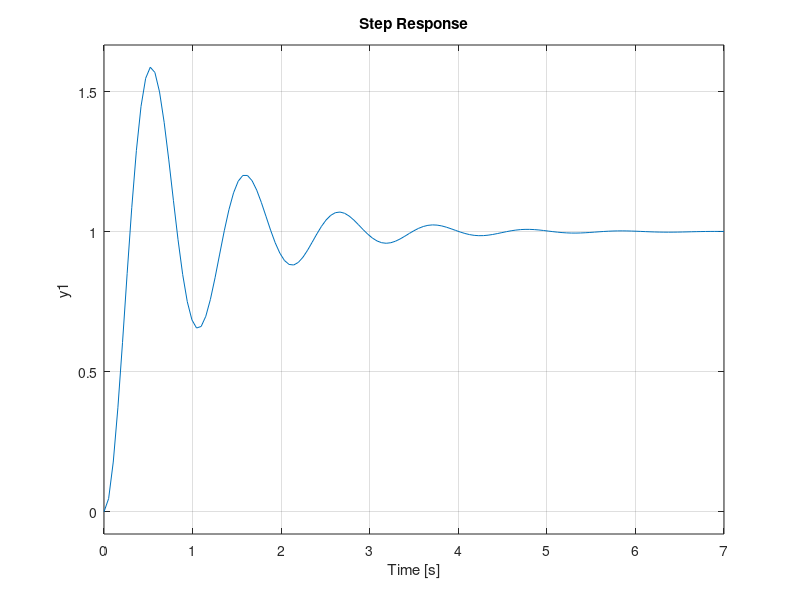

This chart was generated by the following MATLAB code: (Note: this script raises an error after producing the figure.)
clear

% Function
cs_rs = tf(36, [1,2,36]);

% Compute the relevant step response characteristics
step(cs_rs)
step_info = stepinfo(cs_rs, "RiseTimeLimits", [0,1])